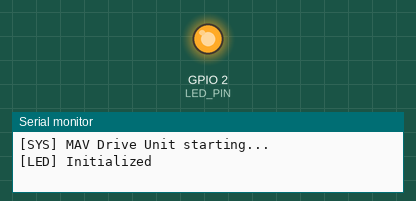
Simulated run of this program. Board: ESP32. Shown: output pins drawn as LEDs (lit = HIGH), the last lines printed to the serial monitor. The ROS host is connected and sends only what is stated.

Above: at 1.1 s.
At 1.6 s:
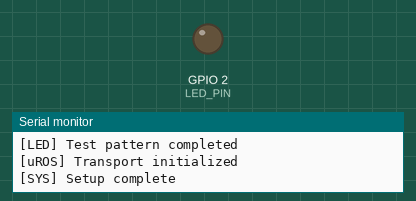
Timing chart, 0 to 3.1 s (numbered marks = the images above):
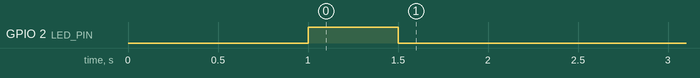

The program:

main.cpp
```cpp
#include <Arduino.h>
#include <micro_ros_platformio.h>

#include <rcl/rcl.h>
#include <rclc/rclc.h>
#include <rclc/executor.h>

#include <std_msgs/msg/int32.h>
#include <std_msgs/msg/bool.h>

#include "StatusLed.hpp"

// --- Configuration ---
#define LED_PIN 2 // Builtin LED for ESP32 DevKit V1
#define RCCHECK(fn) { rcl_ret_t temp_rc = fn; if((temp_rc != RCL_RET_OK)){ return false; }}
#define RCSOFTCHECK(fn) { rcl_ret_t temp_rc = fn; if((temp_rc != RCL_RET_OK)){}}

// --- Global Objects ---
StatusLed statusLed(LED_PIN);

rcl_publisher_t publisher;
rcl_subscription_t subscriber;
std_msgs__msg__Int32 msg_heartbeat;
std_msgs__msg__Bool msg_led_cmd;

rclc_executor_t executor;
rclc_support_t support;
rcl_allocator_t allocator;
rcl_node_t node;
rcl_timer_t timer;

// --- Callbacks ---

// Error handling: Blinks frantically if micro-ROS fails
void error_loop(){
  while(1){
    statusLed.on(); delay(100);
    statusLed.off(); delay(100);
  }
}

// Timer Callback: Heartbeat (1 Hz)
void timer_callback(rcl_timer_t * timer, int64_t last_call_time) {
  (void) last_call_time;
  if (timer != NULL) {
    msg_heartbeat.data++;
    RCSOFTCHECK(rcl_publish(&publisher, &msg_heartbeat, NULL));
  }
}

// Subscription Callback: LED Control
void subscription_callback(const void * msgin) {
  const std_msgs__msg__Bool * msg = (const std_msgs__msg__Bool *)msgin;
  if (msg->data) {
    statusLed.on();
  } else {
    statusLed.off();
  }
}

// --- Main Setup ---

bool init_microros() {
    allocator = rcl_get_default_allocator();

    // 1. Support
    RCCHECK(rclc_support_init(&support, 0, NULL, &allocator));

    // 2. Node
    RCCHECK(rclc_node_init_default(&node, "mav_drive_unit", "", &support));

    // 3. Publisher
    RCCHECK(rclc_publisher_init_default(
        &publisher, &node,
        ROSIDL_GET_MSG_TYPE_SUPPORT(std_msgs, msg, Int32),
        "/mav/status/heartbeat"));

    // 4. Subscriber
    RCCHECK(rclc_subscription_init_default(
        &subscriber, &node,
        ROSIDL_GET_MSG_TYPE_SUPPORT(std_msgs, msg, Bool),
        "/mav/cmd/led"));

    // 5. Timer
    RCCHECK(rclc_timer_init_default(&timer, &support, RCL_MS_TO_NS(1000), timer_callback));

    // 6. Executor
    executor = rclc_executor_get_zero_initialized_executor();
    RCCHECK(rclc_executor_init(&executor, &support.context, 2, &allocator));
    RCCHECK(rclc_executor_add_timer(&executor, &timer));
    RCCHECK(rclc_executor_add_subscription(&executor, &subscriber, &msg_led_cmd, &subscription_callback, ON_NEW_DATA));

    return true;
}

void setup() {
    // Delay serial initialization to wait for boot logs
    delay(1000);
    Serial.begin(115200);

    Serial.println("[SYS] MAV Drive Unit starting...");

    // Feature: LED
    statusLed.begin();
    Serial.println("[LED] Initialized");

    // Signaling: "I am ready to connect"
    statusLed.on(); delay(500); statusLed.off();
    Serial.println("[LED] Test pattern completed");

    // Feature: micro-ROS
    set_microros_serial_transports(Serial);
    Serial.println("[uROS] Transport initialized");

    Serial.println("[SYS] Setup complete");
}

void loop() {
    static bool micro_ros_init_successful = false;

    if (!micro_ros_init_successful) {
        if (init_microros()) {
            micro_ros_init_successful = true;
            statusLed.off();
        } else {
            // Full cleanup on error
            rclc_executor_fini(&executor);
            rcl_publisher_fini(&publisher, &node);
            rcl_subscription_fini(&subscriber, &node);
            rcl_node_fini(&node);
            rclc_support_fini(&support);

            // Blink code for error: Slower to reduce CPU load
            statusLed.on(); delay(500); statusLed.off(); delay(500);
        }
    } else {
        rcl_ret_t ret = rclc_executor_spin_some(&executor, RCL_MS_TO_NS(100));
        if (ret != RCL_RET_OK) {
            micro_ros_init_successful = false;
        }
    }
}
```
